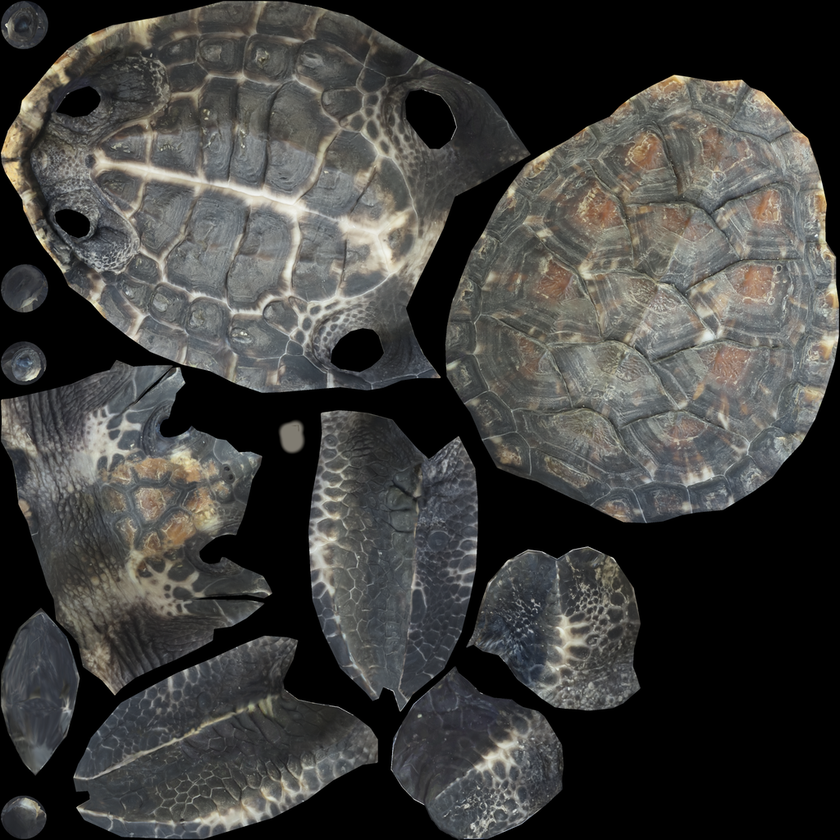
#> input picture models3d/turtle_0.png, 840 x 840 px, shrunk from 1024 x 1024 before the run
$ python paint_turtle.py ../models3d/turtle_0.png ../models3d/turtle_0.png
#> lines starting #> are read from the running program, lines starting #| are printed output that depends on the picture
"""Repaint the scanned hawksbill's textures so it looks alive and friendly instead of like a
pale museum specimen: the grey albedo is gradient-mapped to warm amber / olive tones and
softened, and the dull grey eyes become dark glossy eyes with a brown iris.
Usage: python3 tools/paint_turtle.py <turtle_0.png albedo> <turtle_3.png eye>  -> models3d/"""
import os, sys
import numpy as np
from PIL import Image, ImageFilter

ROOT = os.path.dirname(os.path.dirname(os.path.abspath(__file__)))
alb = Image.open(sys.argv[1]).convert("RGB")
#> alb is the input picture: PIL image 840x840 RGB; mean R, G, B 64.7, 64.5, 62.2
a = np.asarray(alb.filter(ImageFilter.MedianFilter(5))).astype(float) / 255.0
lum = a @ np.array([0.3, 0.55, 0.15])
lo, hi = np.percentile(lum[lum > 0.02], [2, 98])
#> lo = 0.152; hi = 0.718
t = np.clip((lum - lo) / (hi - lo), 0, 1)
# the scan's own reddish-brown patches (carapace) stay a little redder
warm = np.clip((a[..., 0] - a[..., 2]) * 4.0, 0, 1)
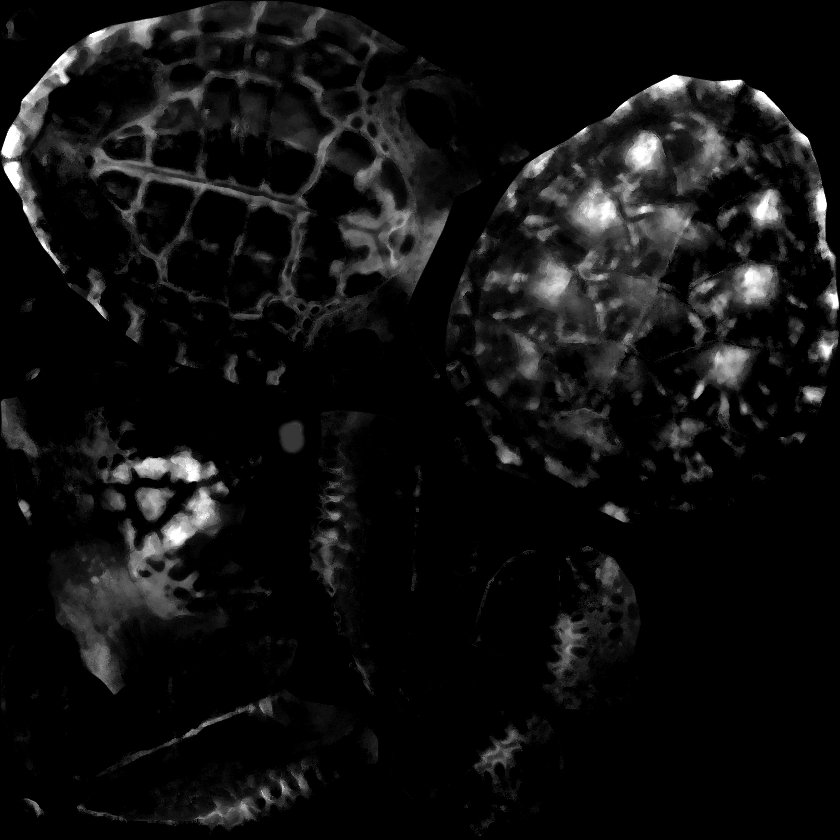
#> warm: shape (840, 840) float64; min 0, max 1, mean 0.0652
stops = np.array([[0.11, 0.09, 0.05], [0.25, 0.21, 0.11], [0.42, 0.34, 0.17], [0.62, 0.52, 0.29], [0.86, 0.8, 0.6]])
x = t * (len(stops) - 1)
i = np.clip(np.floor(x).astype(int), 0, len(stops) - 2)
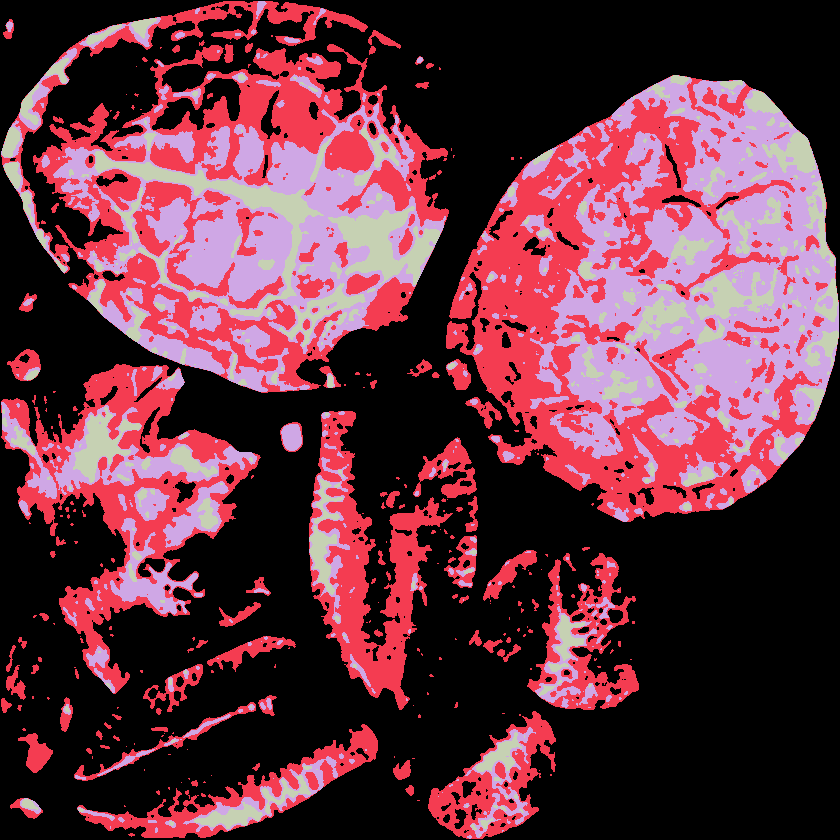
#> i: shape (840, 840) int64; 4 distinct labels, from 0 to 3; one colour per label, 0 black
f = (x - i)[..., None]
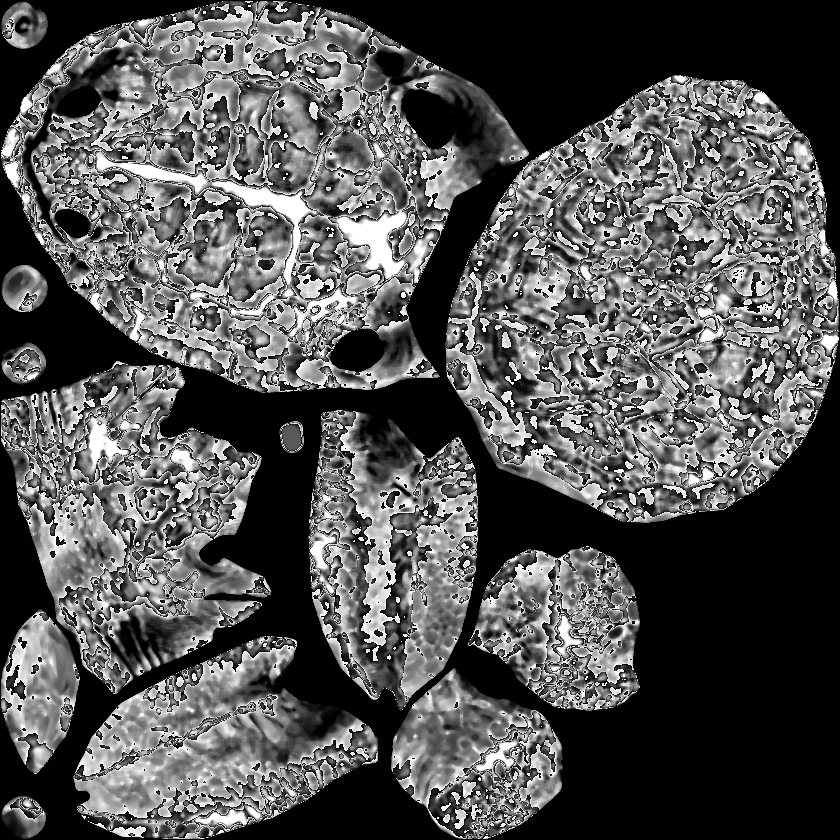
#> f: shape (840, 840, 1) float64; min 0, max 1, mean 0.328
col = stops[i] * (1 - f) + stops[i + 1] * f
col = col * (1 - 0.25 * warm[..., None]) + np.array([0.55, 0.3, 0.13]) * 0.25 * warm[..., None]
col = np.where((lum < 0.015)[..., None], 0.0, col)
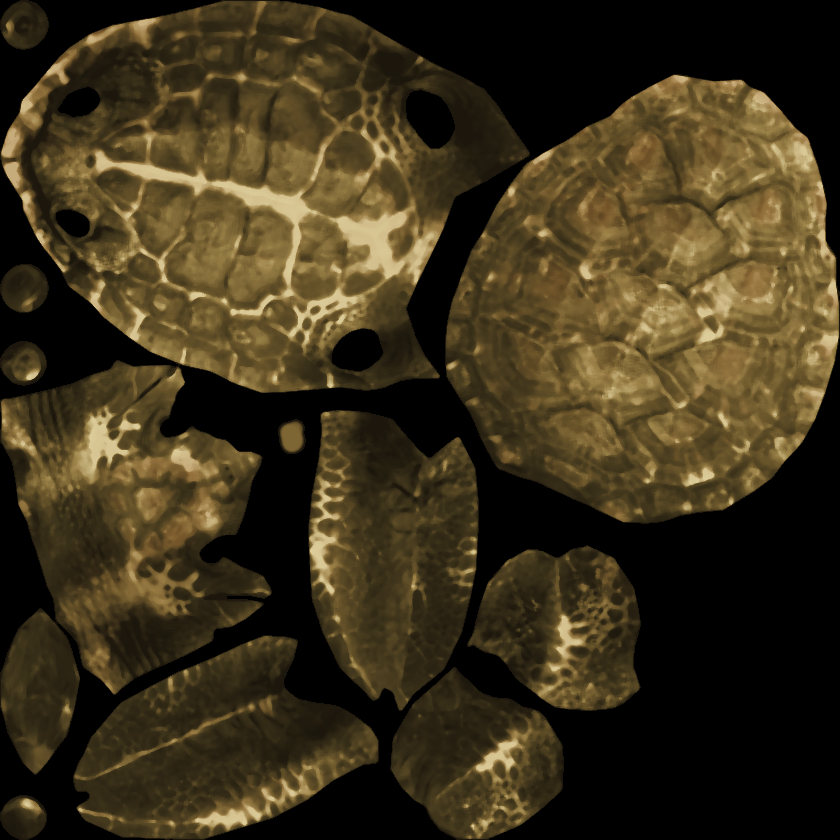
#> col: shape (840, 840, 3) float64; mean of channels 0, 1, 2 0.239, 0.197, 0.108; drawn as R, G, B
img = Image.fromarray((np.clip(col, 0, 1) * 255).astype(np.uint8)).filter(ImageFilter.SMOOTH_MORE)
img.save(os.path.join(ROOT, "models3d", "turtle_paint.png"))
# eyes: black pupil, warm brown iris, no grey
e = np.asarray(Image.open(sys.argv[2]).convert("L")).astype(float) / 255.0
iris = np.array([0.35, 0.2, 0.08])
ec = iris[None, None, :] * np.clip(e * 2.2, 0, 1)[..., None] * 0.8 + 0.02
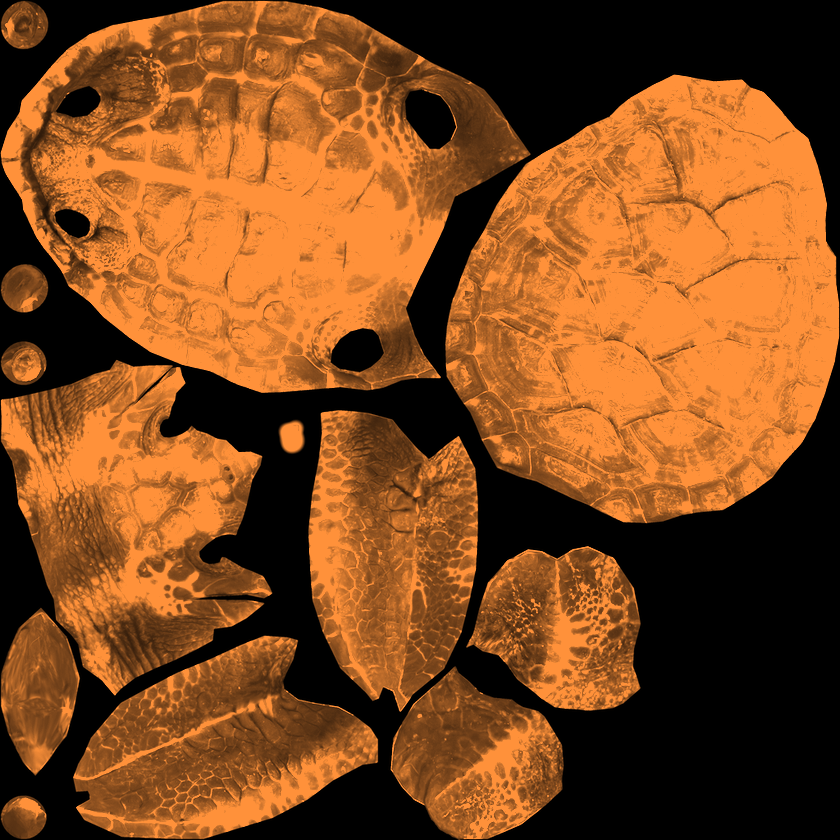
#> ec: shape (840, 840, 3) float64; mean of channels 0, 1, 2 0.162, 0.101, 0.0524; drawn with min black and max white
Image.fromarray((np.clip(ec, 0, 1) * 255).astype(np.uint8)).save(os.path.join(ROOT, "models3d", "turtle_eye.png"))
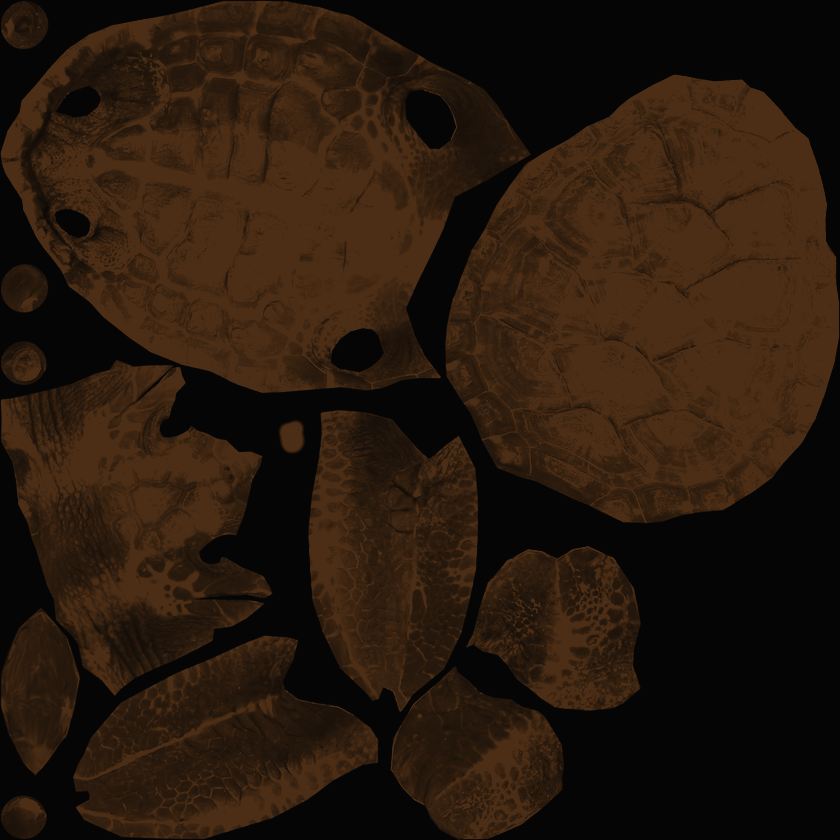
#> saved as turtle_eye.png: PIL image 840x840 RGB; mean R, G, B 40.9, 25.3, 13
print("ok")
